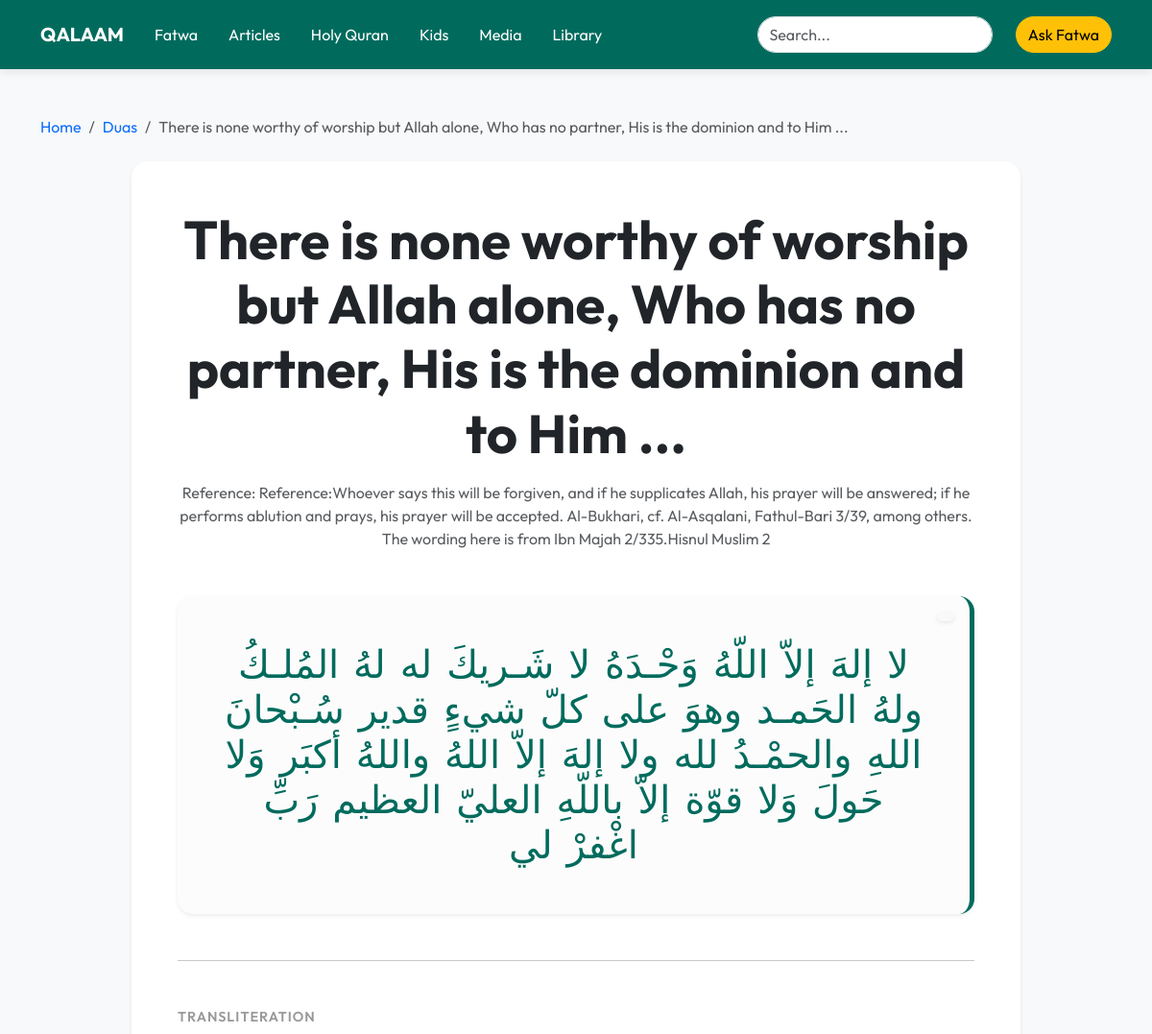
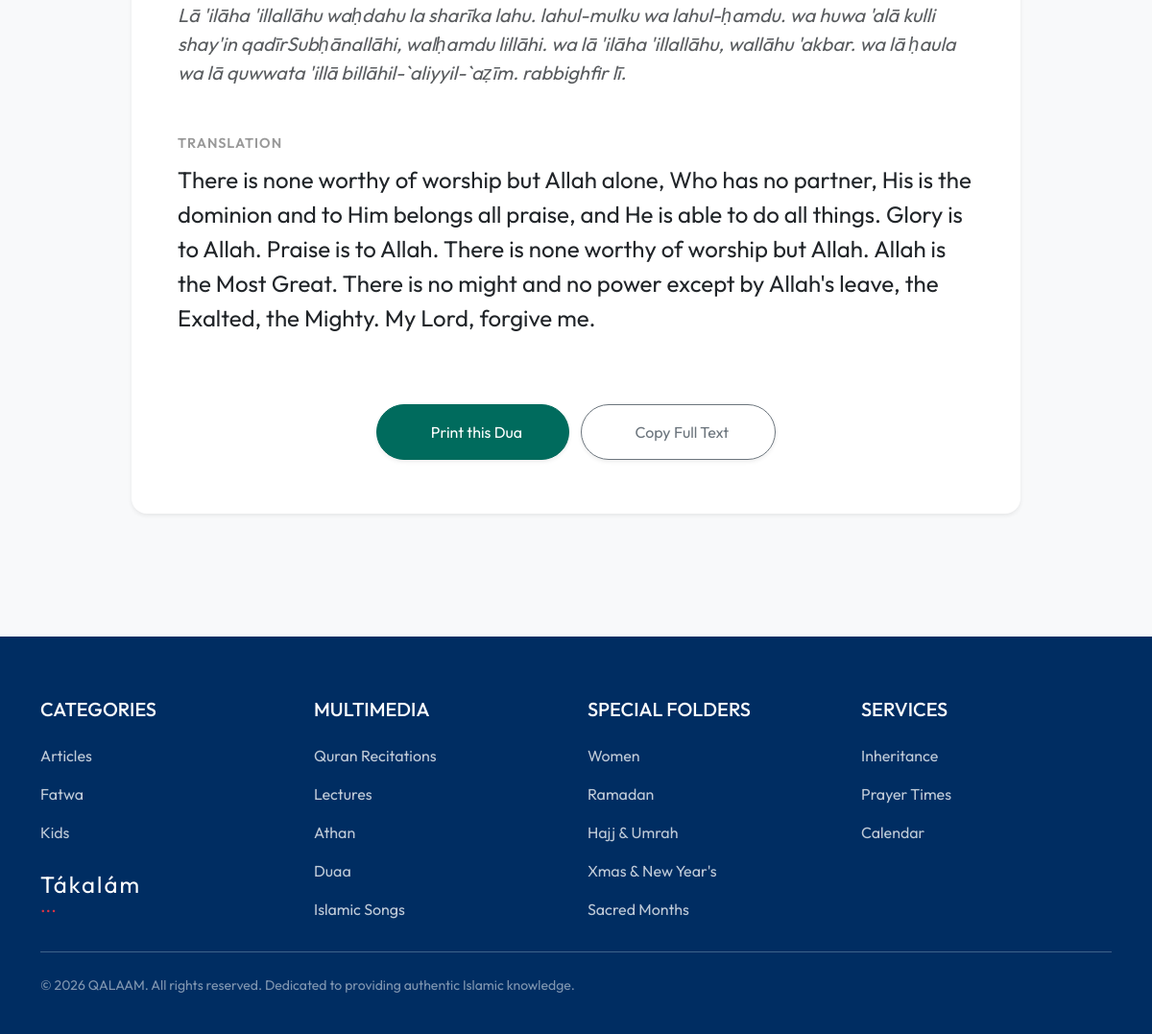
Page /duas/there-is-none-worthy-of-worship-but-allah-alone-who-has-no-partner-his-is-the-dominion-and-to-him/ on the committed database (2 pictures, top to bottom).
### duas/models.py (models this page shows, shortened)
class Dua(models.Model):
    title = models.CharField(max_length=300)
    slug = models.SlugField(max_length=255, unique=True, blank=True)
    category = models.ForeignKey(DuaCategory, on_delete=models.CASCADE, related_name='duas')
    arabic_text = models.TextField()
    translation = models.TextField()
    transliteration = models.TextField(blank=True)
    reference = models.CharField(max_length=500, blank=True)
    audio_url = models.URLField(max_length=500, null=True, blank=True)
    audio_file = models.FileField(upload_to='duas/audio/', null=True, blank=True)
    created_at = models.DateTimeField(auto_now_add=True)

### duas/views.py (the view)
# urls.py: path('<slug:slug>/', views.dua_detail, name='dua_detail'),
def dua_detail(request, slug):
    dua = get_object_or_404(Dua, slug=slug)
    return render(request, 'duas/dua_detail.html', {'dua': dua})

### templates/duas/dua_detail.html (shortened to what this page needs)
{% extends 'base.html' %}
{% block content %}
<nav aria-label="breadcrumb" class="mb-4 mt-4">
    <ol class="breadcrumb">
        <li class="breadcrumb-item"><a href="{% url 'home' %}" class="text-decoration-none">Home</a></li>
        <li class="breadcrumb-item"><a href="{% url 'duas:dua_list' %}" class="text-decoration-none">Duas</a></li>
        <li class="breadcrumb-item active">{{ dua.title }}</li>
    </ol>
</nav>
<div class="row justify-content-center">
    <div class="col-lg-10">
        <div class="card border-0 shadow-sm rounded-4 overflow-hidden mb-5">
            <div class="card-body p-5">
                <div class="text-center mb-5">
                    <h1 class="display-4 fw-bold mb-3">{{ dua.title }}</h1>
                    {% if dua.reference %}<p class="text-muted italic">Reference: {{ dua.reference }}</p>{% endif %}
                </div>
                <div class="mb-5 p-5 dua-arabic text-center shadow-sm rounded-4 position-relative" lang="ar" dir="rtl">
                    {{ dua.arabic_text }}
                    <button class="btn btn-sm btn-light position-absolute top-0 end-0 m-3 rounded-pill shadow-sm" onclick="copyArabicOnly()" title="Copy Arabic Only"></button>
                </div>
                <hr class="my-5 opacity-25">
                {% if dua.transliteration %}
                <div class="mb-5">
                    <div class="dua-section-title">Transliteration</div>
                    <p class="fs-5 text-muted fst-italic lh-base">{{ dua.transliteration }}</p>
                </div>
                {% endif %}
                <div class="mb-5">
                    <div class="dua-section-title">Translation</div>
                    <p class="fs-4 lh-base">{{ dua.translation }}</p>
                </div>
                <div class="mt-5 pt-4 text-center">
                    <button class="btn btn-primary rounded-pill px-5 py-3 shadow-sm mb-2" onclick="window.print()"> Print this Dua</button>
                    <button class="btn btn-outline-secondary rounded-pill px-5 py-3 shadow-sm ms-md-2 mb-2" onclick="copyToClipboard()"> Copy Full Text</button>
                </div>
            </div>
        </div>
    </div>
</div>
<div class="toast-container position-fixed bottom-0 end-0 p-3">
</div>
{% endblock %}

### templates/base.html (style rules this page uses)
:root { --primary-color: #006b5d; --secondary-color: #effcf9; --accent-color: #ffd700; }
body { font-family: 'Outfit', sans-serif; background-color: #f8f9fa; }
.btn-primary { background-color: var(--primary-color); border-color: var(--primary-color); }

### templates/duas/dua_detail.html (style rules this page uses)
.dua-arabic { font-family: 'Amiri', serif; font-size: 2.5rem; line-height: normal; direction: rtl; color: var(--primary-color); background-color: #fcfcfc; border-right: 5px solid var(--primary-color); word-spacing: 5px; }
.dua-section-title { text-transform: uppercase; letter-spacing: 1px; font-size: 0.9rem; color: #999; font-weight: 600; margin-bottom: 0.5rem; }
[lang="ar"] { font-family: 'Amiri', serif; }

### rows in the picture
Dua: title "There is none worthy of worship but Allah alone, Who has no partner, His is the dominion and to Him ...", reference "Reference:Whoever says this will be forgiven, and if he supplicates Allah, his prayer will be answered; if he performs ablution and prays, his prayer will be accepted. Al-Bukhari, cf. Al-Asqalani, Fathul-Bari 3/39, among others. The wording here is from Ibn Majah 2/335.Hisnul Muslim 2", arabic_text "لا إلهَ إلاّ اللّهُ وَحْـدَهُ لا شَـريكَ له لهُ المُلـكُ ولهُ الحَمـد وهوَ على كلّ شيءٍ قدير سُـبْحانَ اللهِ والحمْـدُ لله ولا إلهَ إلاّ اللهُ واللهُ أكبَر وَلا حَولَ وَلا قوّة إلاّ باللّهِ العليّ العظيم رَبِّ اغْفرْ لي", transliteration "Lā 'ilāha 'illallāhu waḥdahu la sharīka lahu. lahul-mulku wa lahul-ḥamdu. wa huwa 'alā kulli shay'in qadīrSubḥānallāhi, walḥamdu lillāhi. wa lā 'ilāha 'illallāhu, wallāhu 'akbar. wa lā ḥaula wa lā quwwata 'illā billāhil-`aliyyil-`aẓīm. rabbighfir lī.", translation "There is none worthy of worship but Allah alone, Who has no partner, His is the dominion and to Him belongs all praise, and He is able to do all things. Glory is to Allah. Praise is to Allah. There is none worthy of worship but Allah. Allah is the Most Great. There is no might and no power except by Allah's leave, the Exalted, the Mighty. My Lord, forgive me."
